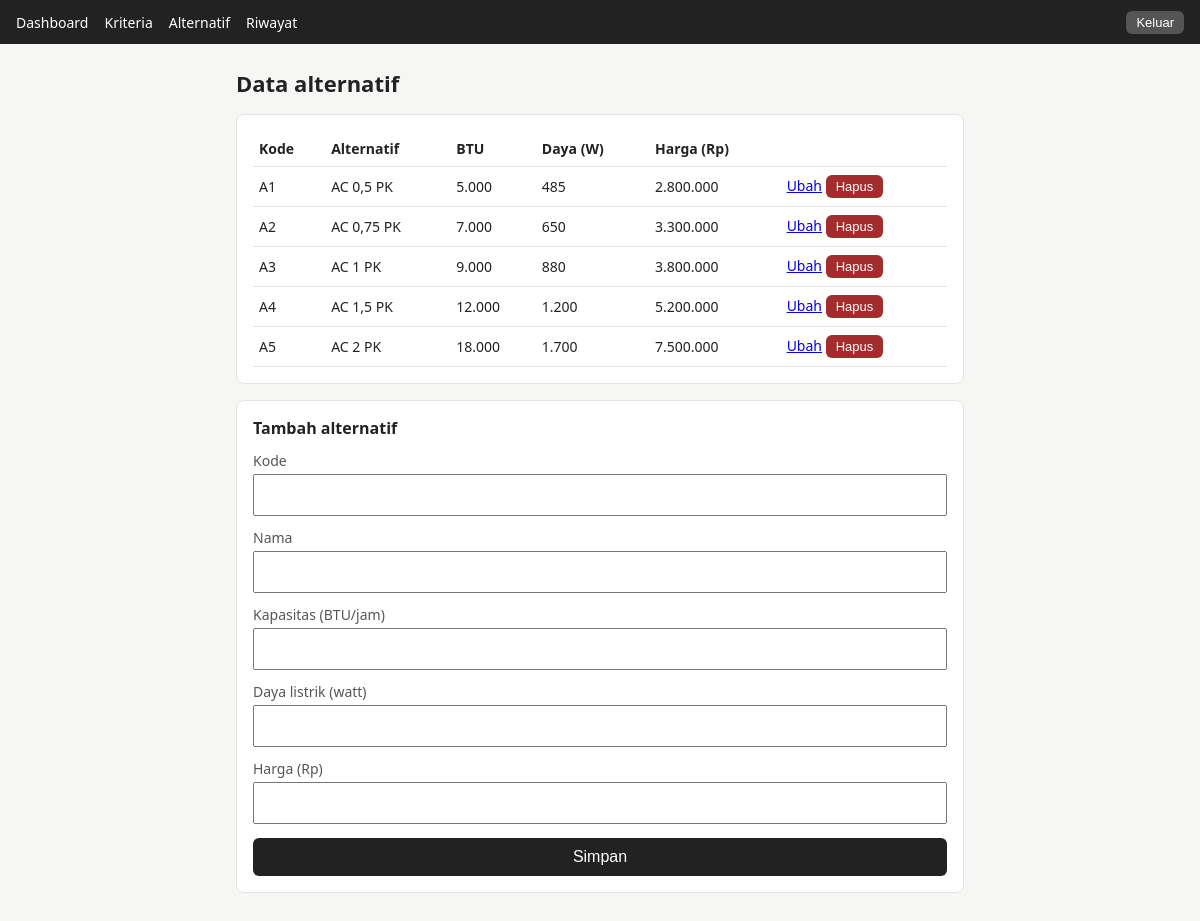
The app's page /admin/alternatif.php (signed in) with its own data.
### tables this page shows
CREATE TABLE alternatif (
    id        INT AUTO_INCREMENT PRIMARY KEY,
    kode      VARCHAR(5)  NOT NULL UNIQUE,
    nama_pk   VARCHAR(30) NOT NULL,
    btu       INT NOT NULL,
    daya_watt INT NOT NULL,
    harga     INT NOT NULL
);

### includes/helpers.php (called while the page is built, shortened)
<?php
function e(string $s): string
{
    return htmlspecialchars($s, ENT_QUOTES, 'UTF-8');
}
function angka(float $n, int $desimal = 0): string
{
    return number_format($n, $desimal, ',', '.');
}

### admin/alternatif.php (the view, shortened to what this page needs)
<?php
require __DIR__ . '/../config/koneksi.php';
require __DIR__ . '/../includes/helpers.php';
$form  = ['id' => 0, 'kode' => '', 'nama_pk' => '', 'btu' => '', 'daya_watt' => '', 'harga' => ''];
$daftar = $koneksi->query("SELECT id, kode, nama_pk, btu, daya_watt, harga FROM alternatif ORDER BY btu")->fetch_all(MYSQLI_ASSOC);
$judul = 'Data alternatif';
require __DIR__ . '/_header.php';
?>
<div class="card tabel">
    <table>
        <tr><th>Kode</th><th>Alternatif</th><th>BTU</th><th>Daya (W)</th><th>Harga (Rp)</th><th></th></tr>
        <?php foreach ($daftar as $a): ?>
            <tr>
                <td><?= e($a['kode']) ?></td>
                <td><?= e($a['nama_pk']) ?></td>
                <td><?= angka((float) $a['btu']) ?></td>
                <td><?= angka((float) $a['daya_watt']) ?></td>
                <td><?= angka((float) $a['harga']) ?></td>
                <td>
                    <a href="alternatif.php?ubah=<?= (int) $a['id'] ?>">Ubah</a>
                    <form method="post" onsubmit="return confirm('Hapus alternatif ini?')">
                        <button type="submit" class="hapus">Hapus</button>
                    </form>
                </td>
            </tr>
        <?php endforeach; ?>
    </table>
</div>
<form method="post" class="card">
    <strong><?= $form['id'] > 0 ? 'Ubah alternatif' : 'Tambah alternatif' ?></strong>
    <label for="kode">Kode</label>
    <input type="text" id="kode" name="kode" maxlength="5" value="<?= e((string) $form['kode']) ?>" required>
    <label for="nama_pk">Nama</label>
    <input type="text" id="nama_pk" name="nama_pk" maxlength="30" value="<?= e((string) $form['nama_pk']) ?>" required>
    <label for="btu">Kapasitas (BTU/jam)</label>
    <input type="number" id="btu" name="btu" min="1" value="<?= e((string) $form['btu']) ?>" required>
    <label for="daya_watt">Daya listrik (watt)</label>
    <input type="number" id="daya_watt" name="daya_watt" min="1" value="<?= e((string) $form['daya_watt']) ?>" required>
    <label for="harga">Harga (Rp)</label>
    <input type="number" id="harga" name="harga" min="1" value="<?= e((string) $form['harga']) ?>" required>
    <button type="submit">Simpan</button>
</form>
<?php require __DIR__ . '/_footer.php'; ?>

### admin/_header.php (shortened to what this page needs)
<!DOCTYPE html>
<html lang="id">
<head>
<link rel="stylesheet" href="style.css">
</head>
<body>
<nav class="nav">
    <a href="index.php">Dashboard</a>
    <a href="kriteria.php">Kriteria</a>
    <a href="alternatif.php">Alternatif</a>
    <a href="riwayat.php">Riwayat</a>
    <form method="post" action="logout.php">
        <button type="submit">Keluar</button>
    </form>
</nav>
<main>
<h1><?= e($judul) ?></h1>

### admin/_footer.php
</main>
</body>
</html>

### admin/style.css (style rules this page uses)
* { box-sizing: border-box; }
body { font-family: system-ui, sans-serif; margin: 0; color: #222; background: #f6f6f4; }
main { max-width: 760px; margin: 0 auto; padding: 16px; }
h1 { font-size: 22px; margin: 8px 0 16px; }
.nav { background: #222; padding: 10px 16px; display: flex; flex-wrap: wrap; gap: 8px 16px; align-items: center; }
.nav a { color: #fff; text-decoration: none; font-size: 14px; }
.nav form { margin: 0 0 0 auto; }
.nav button { width: auto; margin: 0; padding: 4px 10px; font-size: 13px; background: #555; }
.card { background: #fff; border-radius: 8px; padding: 16px; margin-bottom: 16px; border: 1px solid #e3e3e0; }
label { display: block; font-size: 14px; margin: 12px 0 4px; color: #555; }
input, button { width: 100%; padding: 10px; font-size: 16px; }
button { margin-top: 14px; background: #222; color: #fff; border: 0; border-radius: 6px; cursor: pointer; }
button.hapus { background: #a32d2d; margin: 0; padding: 4px 10px; font-size: 13px; width: auto; }
.tabel { overflow-x: auto; }
table { width: 100%; border-collapse: collapse; font-size: 14px; }
th, td { text-align: left; padding: 8px 6px; border-bottom: 1px solid #e3e3e0; white-space: nowrap; }
td form { margin: 0; display: inline; }

### records on screen
alternatif: kode "A1", nama_pk "AC 0,5 PK", btu "5.000", daya_watt "485", harga "2.800.000"
alternatif: kode "A2", nama_pk "AC 0,75 PK", btu "7.000", daya_watt "650", harga "3.300.000"
alternatif: kode "A3", nama_pk "AC 1 PK", btu "9.000", daya_watt "880", harga "3.800.000"
alternatif: kode "A4", nama_pk "AC 1,5 PK", btu "12.000", daya_watt "1.200", harga "5.200.000"
alternatif: kode "A5", nama_pk "AC 2 PK", btu "18.000", daya_watt "1.700", harga "7.500.000"

### other values on screen
$judul "Data alternatif"
